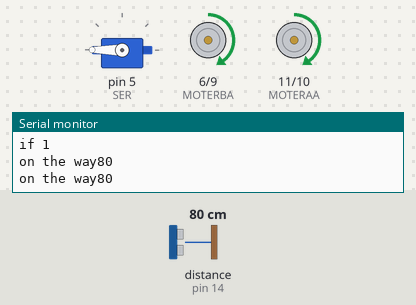
Recording of a sketch running on a simulated Arduino Uno, built with avr-gcc and run on an emulated ATmega328P. Parts: servo, motor-driver pin pairs drawn as motors (green arrow = first pin HIGH = forward, orange = second pin HIGH = backward, longer = more drive), the last lines printed to the serial monitor. Wiring (inferred from the names in the program): ultrasonic range finder: trigger pin 3; echo pin 14. The test bench sets the inputs (shaded band); at power-on: distance to the obstacle (sensor on pin 14) 80 cm. The echo pulse lasts 58.3 µs per cm.

Above: at 1.2 s.
1.3 s: distance to the obstacle (sensor on pin 14) set to 14 cm
3.8 s: distance to the obstacle (sensor on pin 14) set to 10 cm
At 6.3 s:
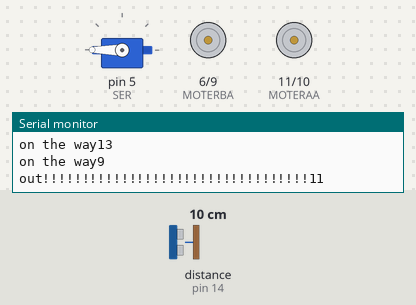
At 16.1 s:
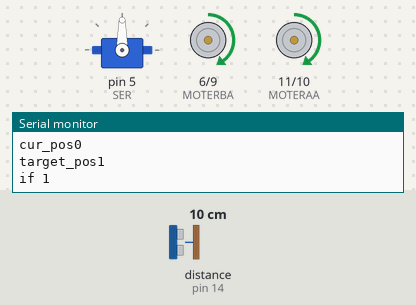
Timing chart, 0 to 16.5 s (numbered marks = the images above; inputs shaded):
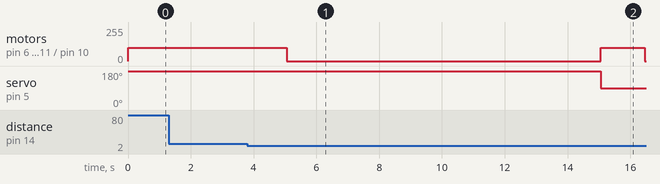

Measured:
- the behaviour switches between 12 and 11 cm on distance to the obstacle (sensor on pin 14) (found by bisection; images 0 and 1)
- after the input at 3.8 s, motor on pin 6 (MOTERBA) / pin 9 (MOTERBB), motor on pin 11 (MOTERAA) / pin 10 (MOTERAB): forward 100/255 → stopped after 1.3 s, → forward 100/255 10.0 s later, → stopped 1.4 s later; servo on pin 5 (SER): 180° → 90° after 11.3 s

The sketch:

localtest.ino
```cpp
#include<Servo.h>
#define TRIG 3
#define ECHO 14
#define SER 5
#define SW 0
#define MOTERBA 6
#define MOTERBB 9
#define MOTERAA 11
#define MOTERAB 10
Servo serwater;
long disAv = 0;
int sw;
//int cur_pos=0,goto_pos=10;
long micro(long microse)
  {
  return microse / 29 / 2;
  }
void setup() {
  pinMode(SW,INPUT);
  pinMode(TRIG,OUTPUT);
  pinMode(ECHO,INPUT);
  pinMode(MOTERBA,OUTPUT);
  pinMode(MOTERBB,OUTPUT);
  pinMode(MOTERAA,OUTPUT);
  pinMode(MOTERAB,OUTPUT);
  serwater.attach(SER);
  serwater.write(180);
  Serial.begin(9600);

}
long dis(){
  int i;
  delay(200);
  for(i=0;i<1;i++)
  {
    digitalWrite(TRIG,LOW);
    delayMicroseconds(2);
    digitalWrite(TRIG,HIGH);
    delayMicroseconds(5);
    digitalWrite(TRIG,LOW);
    //disAv = (disAv*9 + micro(pulseIn(ECHO,HIGH)) )/10;
  }
  return micro(pulseIn(ECHO,HIGH));
}
void walk(int cur_pos,int goto_pos){
  /*while(cur_pos!=goto_pos){
    //if(cur_pos<goto_pos){
      Serial.println(dis());
      Serial.println("A");
      delay(5000);
    while(dis()<10){

      Serial.println("B");
      delay(2000);
      analogWrite(MOTERBA,100);
      analogWrite(MOTERBB,LOW);
      analogWrite(MOTERAA,100);
      analogWrite(MOTERAB,LOW);
      Serial.println(dis());
    }
    Serial.println(dis());
    if(dis()>10){
      Serial.println("C");
      analogWrite(MOTERBA,LOW);
      analogWrite(MOTERBB,LOW);
      analogWrite(MOTERAA,LOW);
      analogWrite(MOTERAB,LOW);
      }
    delay(5000);
    while(dis()>10){
      Serial.print("D");
      analogWrite(MOTERBA,100);
      analogWrite(MOTERBB,LOW);
      analogWrite(MOTERAA,100);
      analogWrite(MOTERAB,LOW);
    }
    //}
  }*/
  while(cur_pos!=goto_pos)
  {
    Serial.print("cur_pos");
    Serial.println(cur_pos);
    Serial.print("target_pos");
    Serial.println(goto_pos);
    if(cur_pos<goto_pos){
      Serial.println("if 1");
      analogWrite(MOTERBA,100);
      analogWrite(MOTERBB,LOW);
      analogWrite(MOTERAA,100);
      analogWrite(MOTERAB,LOW);
      while(dis()<10){
        Serial.print("on base");
        Serial.println(dis());
      }
      //Serial.print(dis());
      while(dis()>10)
      {
        Serial.print("on the way");
        Serial.println(dis());
      }
      delay(1000);
      analogWrite(MOTERBA,LOW);
      analogWrite(MOTERBB,LOW);
      analogWrite(MOTERAA,LOW);
      analogWrite(MOTERAB,LOW);
      cur_pos++;
    }
    else{
      analogWrite(MOTERBA,LOW);
      analogWrite(MOTERBB,100);
      analogWrite(MOTERAA,LOW);
      analogWrite(MOTERAB,100);
      while(dis()<10){
        delay(200);
      }
      while(dis()>10)
      {
        delay(200);
      }
      delay(1000);
      analogWrite(MOTERBA,LOW);
      analogWrite(MOTERBB,LOW);
      analogWrite(MOTERAA,LOW);
      analogWrite(MOTERAB,LOW);
      cur_pos--;
      }

    }
    Serial.println("out!!!!!!!!!!!!!!!!!!!!!!!!!!!!!!!!!!11");
}
void loop() {
  /*analogWrite(MOTERBA,200);
      analogWrite(MOTERBB,LOW);
      analogWrite(MOTERAA,200);
      analogWrite(MOTERAB,LOW);
      delay(5000);
      analogWrite(MOTERBA,LOW);
      analogWrite(MOTERBB,LOW);
      analogWrite(MOTERAA,LOW);
      analogWrite(MOTERAB,LOW);
      delay(5000);
  */
  walk(0,1);
  //delay(10000);
  //Serial.println(dis());
  delay(10000);
  sw=digitalRead(SW);
  if( sw == 0){
    serwater.write(90);}
  else{
    serwater.write(180);}
}
```
